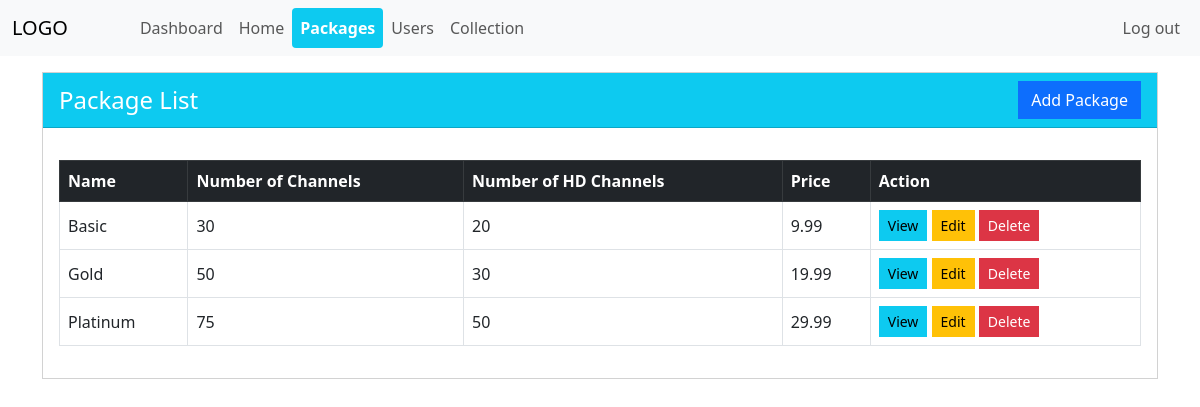
The page /Packages (signed in) on the database its author committed.
### bill_coll/models.py (models this page shows, shortened)
class Package(models.Model):
    name = models.CharField(max_length=50)
    numberofchannels = models.IntegerField(default=0)
    numberofHDchannels = models.IntegerField(default=0)
    price = models.FloatField(default=0.0)

### bill_coll/decorators.py (the view)
        def wrapper_func(request, *args, **kwargs):
            group = None
            if request.user.groups.exists():
                group = request.user.groups.all()[0].name
            if group in allowed_roles:
                return view_func(request, *args, **kwargs)
            else:
                return HttpResponse('You are not authorized for this operation.')

### bill_coll/ExtraneousFolder/ExtraFunctions.py (called while the page is built)
def isAdmin(group):
    if (group == "admin"):
        return True
    else:
        return False

### bill_coll/views.py (called while the page is built)
@allowed_user(allowed_roles=['admin'])
@login_required(login_url='/signin')
def Packages(request):  # , package_id):
    user = User.objects.filter(pk=request.user.pk).first()
    group = None
    if request.user.groups.exists():
        group = request.user.groups.all()[0].name
    isAdmin = ExtraFunctions.isAdmin(group)
    package_list = Package.objects.order_by('name')
    dict = {'title': "homepage", 'package_list': package_list,
            'user': user, 'isAdmin': isAdmin}
    return render(request, 'bill_coll/Packages.html', context=dict)

### templates/bill_coll/Packages.html
{% extends 'bill_coll/base.html' %} {% block body_block %}
<div class="container mt-3">
  <div class="row">
    <div class="col">
      <div class="card rounded-0">
        <div
          class="card-header d-flex align-items-center bg-info text-white rounded-0"
        >
          <h4>Package List</h4>
          <a
            class="btn btn-primary ms-auto rounded-0"
            href="{% url 'bill_coll:addpackage' %}"
            >Add Package</a
          >
        </div>
        <div class="card-body">
          {% if package_list %}
          <table class="table table-bordered mt-3">
            <thead class="table-dark">
              <tr>
                <th scope="col">Name</th>
                <th scope="col">Number of Channels</th>
                <th scope="col">Number of HD Channels</th>
                <th scope="col">Price</th>
                <th scope="col">Action</th>
              </tr>
            </thead>
            <tbody>
              {% for package in package_list %}
              <tr>
                <td>{{package.name}}</td>
                <td>{{package.numberofchannels}}</td>
                <td>{{package.numberofHDchannels}}</td>
                <td>{{package.price}}</td>
                <td>
                  <a
                    class="btn btn-sm rounded-0 btn-info"
                    href="{% url 'bill_coll:viewpackage' package_id=package.id %}"
                    >View</a
                  >
                  <a
                    class="btn btn-sm rounded-0 btn-warning"
                    href="{% url 'bill_coll:editpackage' package_id=package.id %}"
                    >Edit</a
                  >
                  <a
                    class="btn btn-sm rounded-0 btn-danger"
                    href="{% url 'bill_coll:deletepackage' package_id=package.id %}"
                    >Delete</a
                  >
                </td>
              </tr>
              {% endfor %}
            </tbody>
          </table>
          {% else %}
          <h2>no package available</h2>
          {% endif %}
        </div>
      </div>
    </div>
  </div>
</div>
{% endblock %}

### static/css/style.css (style rules this page uses)
h4 { margin-bottom: 0 !important; }
td { text-align: left; vertical-align: middle; }

### rows shown on the page
Package: name "Basic", numberofchannels "30", numberofHDchannels "20", price "9.99"
Package: name "Gold", numberofchannels "50", numberofHDchannels "30", price "19.99"
Package: name "Platinum", numberofchannels "75", numberofHDchannels "50", price "29.99"
